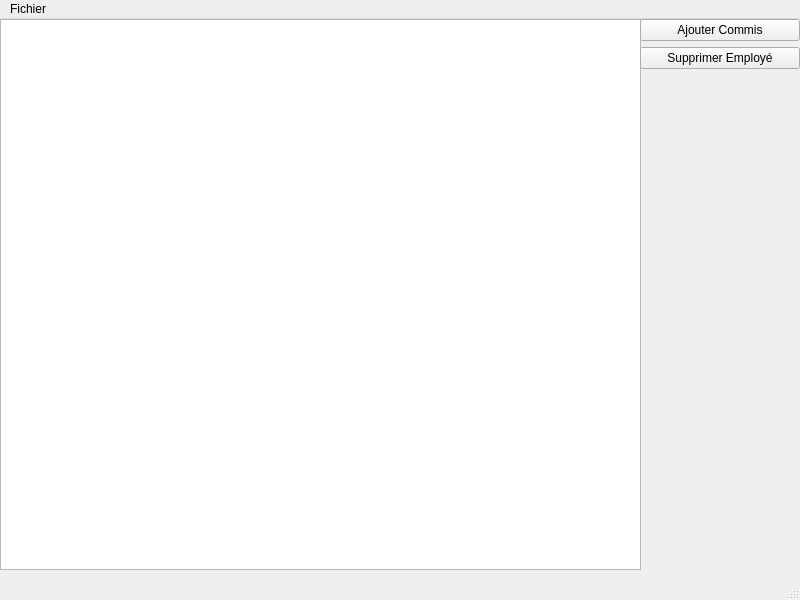
<?xml version="1.0" encoding="UTF-8"?>
<ui version="4.0">
 <class>EmployeGUIClass</class>
 <widget class="QMainWindow" name="EmployeGUIClass">
  <property name="geometry">
   <rect>
    <x>0</x>
    <y>0</y>
    <width>800</width>
    <height>600</height>
   </rect>
  </property>
  <property name="windowTitle">
   <string>MainWindow</string>
  </property>
  <widget class="QWidget" name="centralwidget">
   <widget class="QWidget" name="verticalLayoutWidget">
    <property name="geometry">
     <rect>
      <x>0</x>
      <y>0</y>
      <width>641</width>
      <height>551</height>
     </rect>
    </property>
    <layout class="QVBoxLayout" name="verticalLayout">
     <item>
      <widget class="QTextEdit" name="affichageEntrepriseTextEdit"/>
     </item>
    </layout>
   </widget>
   <widget class="QWidget" name="verticalLayoutWidget_2">
    <property name="geometry">
     <rect>
      <x>640</x>
      <y>0</y>
      <width>160</width>
      <height>551</height>
     </rect>
    </property>
    <layout class="QVBoxLayout" name="verticalLayout_2">
     <item>
      <widget class="QPushButton" name="ajouterCommisBouton">
       <property name="enabled">
        <bool>true</bool>
       </property>
       <property name="text">
        <string>Ajouter Commis</string>
       </property>
      </widget>
     </item>
     <item>
      <widget class="QPushButton" name="supprimerEmployeBouton">
       <property name="text">
        <string>Supprimer Employé</string>
       </property>
      </widget>
     </item>
     <item>
      <spacer name="verticalSpacer">
       <property name="orientation">
        <enum>Qt::Vertical</enum>
       </property>
       <property name="sizeHint" stdset="0">
        <size>
         <width>20</width>
         <height>40</height>
        </size>
       </property>
      </spacer>
     </item>
    </layout>
   </widget>
  </widget>
  <widget class="QMenuBar" name="menubar">
   <property name="geometry">
    <rect>
     <x>0</x>
     <y>0</y>
     <width>800</width>
     <height>27</height>
    </rect>
   </property>
   <widget class="QMenu" name="menuFichier">
    <property name="title">
     <string>Fichier</string>
    </property>
    <addaction name="actionQuitter"/>
   </widget>
   <addaction name="menuFichier"/>
  </widget>
  <widget class="QStatusBar" name="statusbar"/>
  <action name="actionQuitter">
   <property name="text">
    <string>Quitter</string>
   </property>
  </action>
 </widget>
 <resources/>
 <connections>
  <connection>
   <sender>actionQuitter</sender>
   <signal>triggered()</signal>
   <receiver>EmployeGUIClass</receiver>
   <slot>close()</slot>
   <hints>
    <hint type="sourcelabel">
     <x>-1</x>
     <y>-1</y>
    </hint>
    <hint type="destinationlabel">
     <x>399</x>
     <y>299</y>
    </hint>
   </hints>
  </connection>
 </connections>
</ui>
